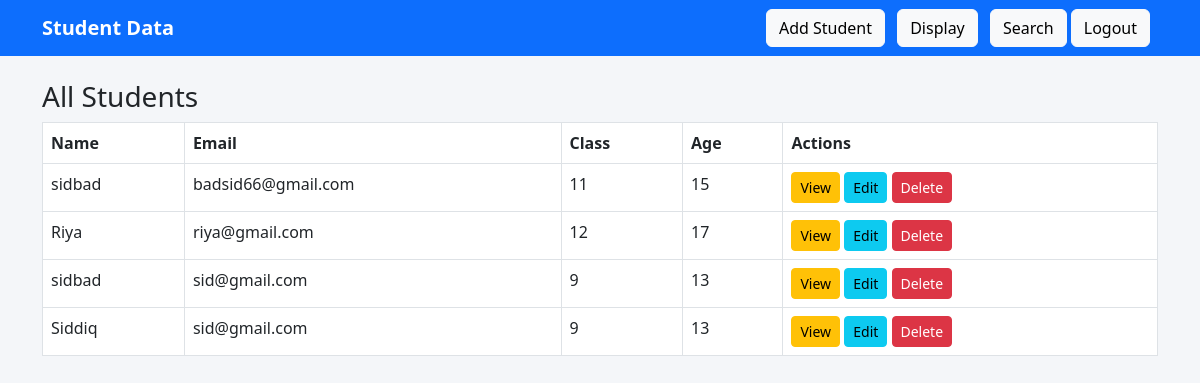
Screenshot of /display/ (signed in) with the database file from the repository.
### students/models.py (models this page shows, shortened)
class Student(models.Model):
    name = models.CharField(max_length=100)
    email = models.EmailField()
    student_class = models.IntegerField()
    age = models.IntegerField()
    profile_pic = models.ImageField(upload_to='profile_pics/')
    gender = models.CharField(max_length=10, choices=[('Male', 'Male'), ('Female', 'Female')],default='Male') # blank=True, null=True means that this field is optional

### students/views.py (the view)
# urls.py: path('display/', views.display_student, name='display_student'),
@login_required
def display_student(request):
    students = Student.objects.all()
    return render(request, 'students/display.html', {'students': students})

### students/templates/students/display.html
{% extends 'students/base.html' %}
{% block content %}
<h3>All Students</h3>
<table class="table table-bordered">
    <thead><tr><th>Name</th><th>Email</th><th>Class</th><th>Age</th><th>Actions</th></tr></thead>
    <tbody>
        {% for s in students %}
        <tr>
            <td>{{ s.name }}</td>
            <td>{{ s.email }}</td>
            <td>{{ s.student_class }}</td>
            <td>{{ s.age }}</td>
            <td>
                <a href="{% url 'student_profile' s.id %}" class="btn btn-sm btn-warning">View</a>
                <a href="{% url 'update_student' s.id %}" class="btn btn-sm btn-info">Edit</a>
                <a href="{% url 'remove_student' s.id %}" class="btn btn-sm btn-danger">Delete</a>
            </td>
        </tr>
        {% endfor %}
    </tbody>
</table>
{% endblock %}

### students/templates/students/base.html (shortened to what this page needs)
<!DOCTYPE html>
<html lang="en">
<head>
    <link rel="stylesheet" href="https://cdn.jsdelivr.net/npm/bootstrap@5.3.0/dist/css/bootstrap.min.css">
    <link rel="stylesheet" href="https://cdnjs.cloudflare.com/ajax/libs/font-awesome/6.5.0/css/all.min.css">
</head>
<body>
    {% include 'students/navbar.html' %}
    <div class="container mt-4">
        {% block content %}{% endblock %}
    </div>
</body>
</html>

### students/templates/students/navbar.html
<nav class="navbar navbar-expand-lg navbar-dark bg-primary">
  <div class="container">
    <a class="navbar-brand fw-bold" href="/">Student Data</a>
    <div>
      {% if user.is_authenticated %}
      <a href="{% url 'add_student' %}" class="btn btn-light me-2">Add Student</a>
      <a href="{% url 'display_student' %}" class="btn btn-light me-2">Display</a>
      <a href="{% url 'search_student' %}" class="btn btn-light">Search</a>
      <a href="{% url 'logout' %}" class="btn btn-light me-2">Logout</a>
      {% else %}
      <a href="{% url 'login' %}" class="btn btn-light me-2">Login</a>
      {% endif %}
    </div>
  </div>
</nav>

### students/templates/students/base.html (style rules this page uses)
body { background: #f4f6f9; font-family: 'Segoe UI', sans-serif; }

### rows the page displays
Student: name "sidbad", email "badsid66@gmail.com", student_class "11", age "15"
Student: name "Riya", email "riya@gmail.com", student_class "12", age "17"
Student: name "sidbad", email "sid@gmail.com", student_class "9", age "13"
Student: name "Siddiq", email "sid@gmail.com", student_class "9", age "13"
